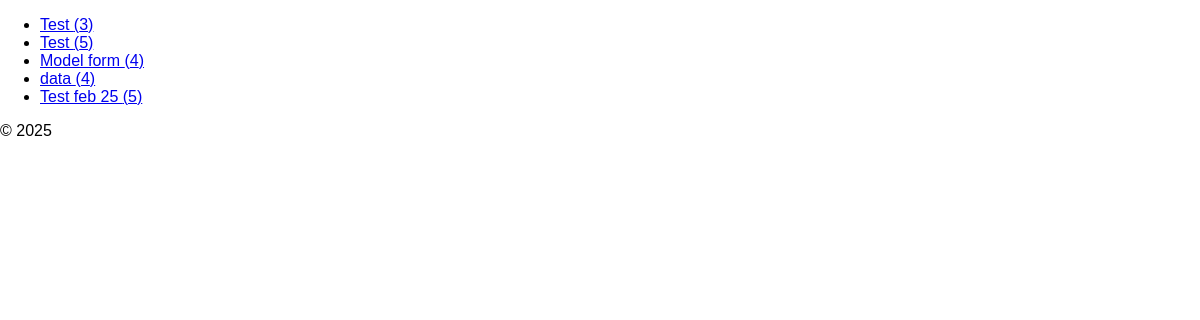
/reviews/list, run on an earlier commit of the app's database.
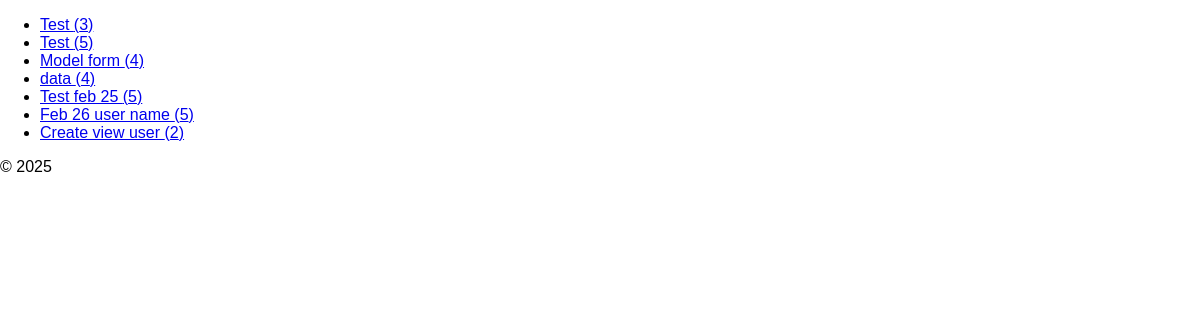
And on a later commit of the database.
### reviews/models.py (models this page shows, shortened)
class Review(models.Model):
  user_name = models.CharField(max_length=100)
  review = models.TextField()
  rating = models.IntegerField()
  date = models.DateTimeField(auto_now_add=True)

### reviews/views.py (the view)
# urls.py: path('list', views.ReviewListView.as_view()),
class ReviewListView(ListView):
  template_name = "reviews/reviews.html"
  model = Review
  context_object_name = 'reviews'

### reviews/templates/reviews/reviews.html (shortened to what this page needs)
{% extends 'reviews/base.html' %}
{% block content %}
 <ul>
   {% for review in reviews %}
     <li> <a href="{% url 'review-detail' review.id %}">{{ review.user_name }} ({{review.rating }})</a></li>
   {% endfor %}
 </ul>
{% endblock %}

### reviews/templates/reviews/base.html (shortened to what this page needs)
{% load static %}
<!DOCTYPE html>
<html lang="en">
<head>
    <link rel="stylesheet" href="{% static "reviews/styles.css" %}">
</head>
<body>
    <main>
        {% block content %}{% endblock %}
    </main>
    <footer>
        <p>&copy; 2025</p>
    </footer>
</body>
</html>

### reviews/static/reviews/styles.css (style rules this page uses)
body { font-family: sans-serif; margin: 0; }

What changed in the data, as far as the page shows it:
added Review: user_name "Feb 26 user name", rating "5"
added Review: user_name "Create view user", rating "2"
